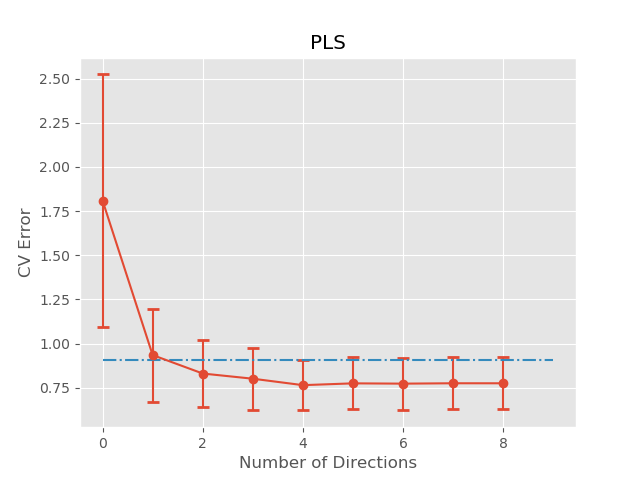

The script that drew this image:
###esl第三章fig3.7
###partial least squares
###Date:2020/07/27
import pandas as pd
import matplotlib.pyplot as plt
import numpy as np
import seaborn as sns
from sklearn import preprocessing
from sklearn.model_selection import KFold
from sklearn.linear_model import Ridge

def cvsplit(n, k):  # n为训练集样本数,k为k-fold
    testX = []
    trainX = []
    eachnum = round(n / k)
    foldnum = eachnum * np.ones((k,))
    if eachnum * k > n:
        index = np.sort(np.random.choice(np.arange(0, k), replace=False, size=eachnum * k - n))
        foldnum[index] = foldnum[index] - 1
    elif eachnum * k < n:
        index = np.sort(np.random.choice(np.arange(0, k), replace=False, size=n - eachnum * k))
        foldnum[index] = foldnum[index] + 1
    for i in range(0, k):
        index = list(np.arange(np.sum(foldnum[0:i]), np.sum(foldnum[0:i]) + foldnum[i]))
        index = [int(i) for i in index]
        testX.append(index)
        trainX.append(list(set(np.arange(0, n)) - set(index)))
    return trainX, testX
#fold为交叉验证折数
#x,y为训练集的输入输出
#traininindex,testindex分别为训练集(training set)和验证集(validation set)的索引
#df为主成分数量
def countMSE(fold,x,y,trainindex,testindex,df):
    mses=np.zeros((fold,))
    for i in range(0,fold):
        txtrain = x[trainindex[i], :]
        txtrain = txtrain - np.mean(txtrain, axis=0)  # 10折之后均值不为0，再次零均值化
        tx=txtrain.copy()
        txtest = x[testindex[i], :]
        tytrain = y.iloc[trainindex[i]]
        ty = tytrain - np.mean(tytrain)
        if df==0:
            typredict =np.mean(tytrain)
        else:
            ym=np.zeros(shape=(tx.shape[0],))
            for m in range(0,df):
                zm=0
                for j in range(0,x.shape[1]):
                    faimj=tx[:,j].T.dot(ty)
                    zm=zm+faimj*tx[:,j]
                thetam=zm.T.dot(ty)/(zm.T.dot(zm))
                ym=ym+thetam*zm
                for j in range(0,x.shape[1]):
                    tx[:,j]=tx[:,j]-zm.T.dot(tx[:,j])/(zm.T.dot(zm))*zm
            betahat=np.linalg.inv(txtrain.T.dot(txtrain)).dot(txtrain.T).dot(ym)
            typredict = txtest.dot(betahat) + np.mean(tytrain)-np.mean(x[trainindex[i], :], axis=0).dot(betahat)
        mses[i] = np.mean(np.square(y.iloc[testindex[i]] - typredict))

    return np.mean(mses), np.std(mses)/np.sqrt(fold)

currentfolder='D:\\Program\\python\\esl\\Prostate\\'
xlsx = pd.ExcelFile(currentfolder+'ProstateData.xlsx')
totaldata=pd.read_excel(xlsx, sheet_name='Sheet1',header=0,index_col=0)

#train data
traindata=totaldata[totaldata.train=='T']
traindata=traindata.iloc[:,0:9]
txdata=traindata.iloc[:,0:8]
tydata=traindata.iloc[:,8]

Nlen=txdata.shape[0]
featurelen=txdata.shape[1]
fold=10#tenfold cv

#均值为0，方差为1
ss = preprocessing.StandardScaler()
txdata_ss = ss.fit_transform(txdata)

#pcr
dfs=[0,1,2,3,4,5,6,7,8]#主成分数量
trainind,testind=cvsplit(Nlen,fold)#10-fold
ridgecverror=np.zeros(shape=(len(dfs),))
ridgese=np.zeros(shape=(len(dfs),))
for i in range(0,len(dfs)):
    print("deal df:"+str(dfs[i]))
    ridgecverror[i],ridgese[i]=countMSE(fold, txdata_ss, tydata, trainind, testind, dfs[i])

plt.style.use('ggplot')
fig, ax = plt.subplots()
lw=2
plt.errorbar(np.arange(0,len(ridgecverror)), ridgecverror, yerr = ridgese, fmt='o',ls='-', capsize=4, capthick=2)
plt.plot(np.linspace(0,len(ridgecverror),100),np.ones(shape=(100,1))*np.min(ridgecverror+ridgese),'-.')
plt.xlabel('Number of Directions')
plt.ylabel('CV Error')
plt.title('PLS')
plt.show()
